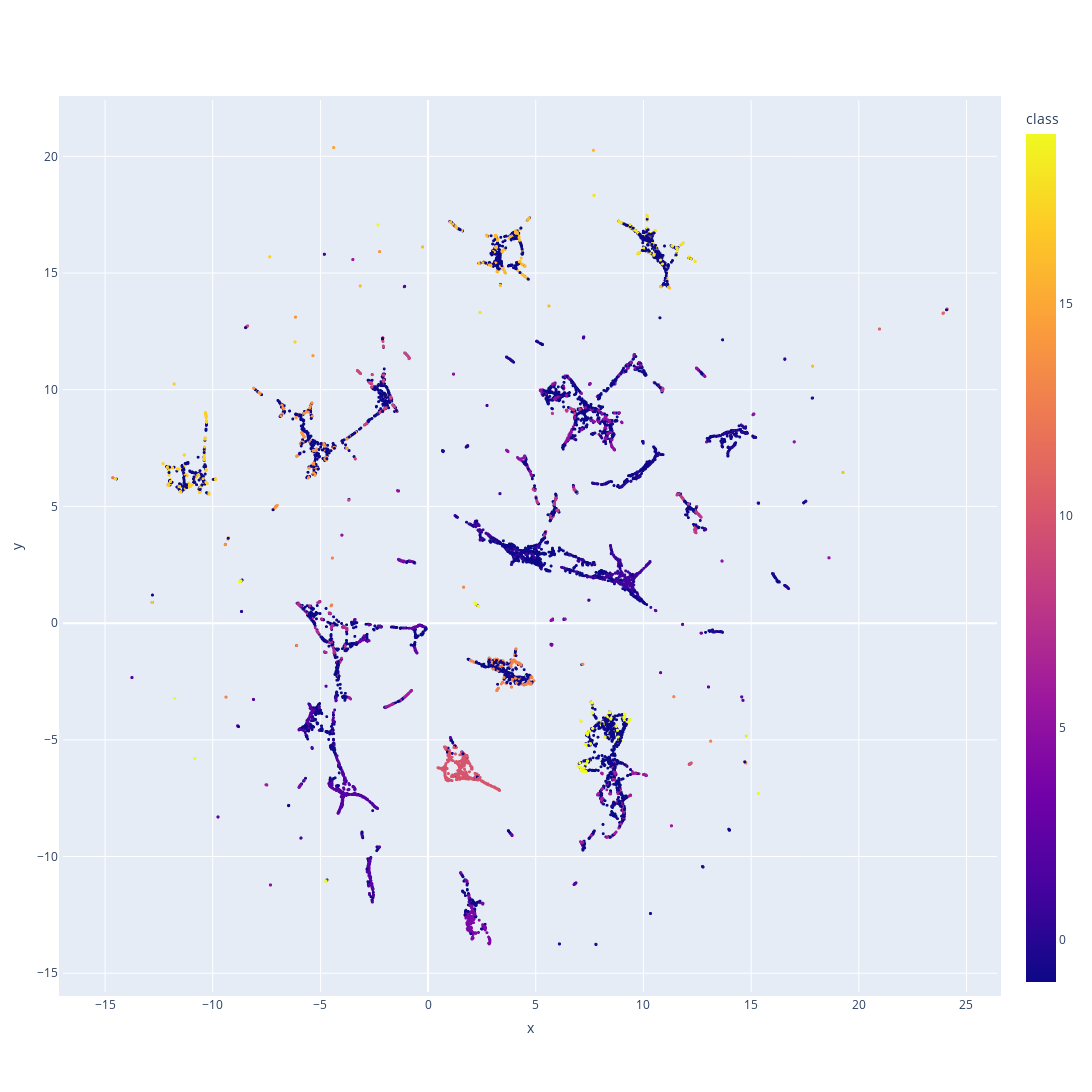

Here is the notebook cell this chart was saved with:
### Code cell
clusterer.visualize_clusters_dynamic(dim_red_embeddings, clusters, corpus)

### Figure 1 — Plotly figure (JSON) as saved in the notebook; plotly's stock layout.template omitted (floating-point values rounded to 4 significant figures; data arrays with more than 128 entries replaced by an {"elided": "..."} marker saying what was removed)
{"data": [{"customdata": {"elided": "18466x2 mixed values"}, "hovertemplate": "x=%{x}<br>y=%{y}<br>text=%{customdata[0]}<br>class=%{marker.color}<extra></extra>", "legendgroup": "", "marker": {"color": {"elided": "18466 int values"}, "coloraxis": "coloraxis", "size": 3, "symbol": "circle"}, "mode": "markers", "name": "", "showlegend": false, "type": "scattergl", "x": {"elided": "18466 float values"}, "xaxis": "x", "y": {"elided": "18466 float values"}, "yaxis": "y"}], "layout": {"autosize": false, "coloraxis": {"colorbar": {"title": {"text": "class"}}, "colorscale": [[0, "#0d0887"], [0.1111, "#46039f"], [0.2222, "#7201a8"], [0.3333, "#9c179e"], [0.4444, "#bd3786"], [0.5556, "#d8576b"], [0.6667, "#ed7953"], [0.7778, "#fb9f3a"], [0.8889, "#fdca26"], [1, "#f0f921"]]}, "height": 1500, "legend": {"tracegroupgap": 0}, "margin": {"b": 100, "l": 50, "pad": 4, "r": 50, "t": 100}, "width": 1500, "xaxis": {"anchor": "y", "domain": [0, 1], "title": {"text": "x"}}, "yaxis": {"anchor": "x", "domain": [0, 1], "title": {"text": "y"}}}}
